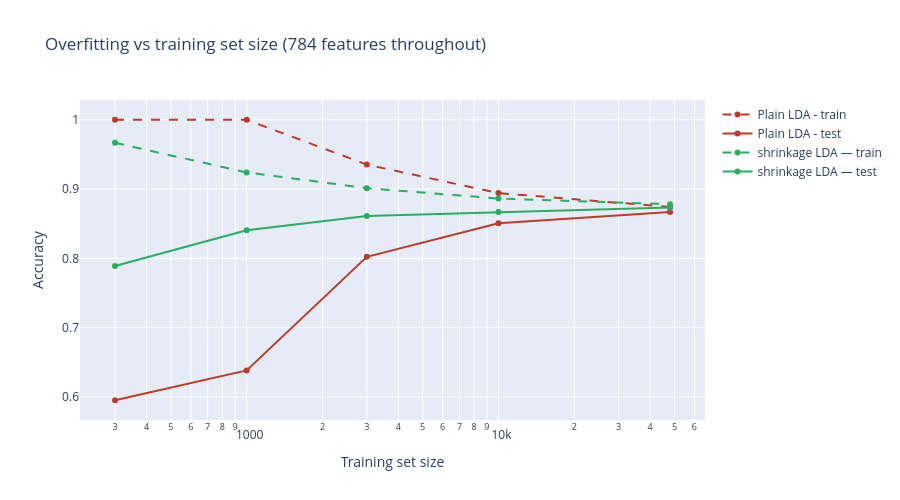

Source (notebook cell):
### Code cell
fig = go.Figure()

# For plain train
fig.add_trace(go.Scatter(x=small_df["n_train"], y=small_df["plain_train"], mode="lines+markers",
                        name="Plain LDA - train", line=dict(color="#c0392b", dash="dash")))

# For Plain test
fig.add_trace(go.Scatter(x=small_df["n_train"], y=small_df["plain_test"], mode="lines+markers",
                        name="Plain LDA - test", line=dict(color="#c0392b")))


# For shrunk train
fig.add_trace(go.Scatter(x=small_df["n_train"], y=small_df["shrinkage_train"], mode="lines+markers",
                        name="shrinkage LDA — train", line=dict(color="#27ae60", dash="dash")))

# For shrunk test
fig.add_trace(go.Scatter(x=small_df["n_train"], y=small_df["shrinkage_test"], mode="lines+markers",
                        name="shrinkage LDA — test", line=dict(color="#27ae60")))

fig.update_layout(title = "Overfitting vs training set size (784 features throughout)",
                xaxis_title = "Training set size",
                xaxis_type="log",
                yaxis_title="Accuracy", height= 500, hovermode="x unified")

### Figure 1 — Plotly figure (JSON) as saved in the notebook; plotly's stock layout.template omitted (floating-point values rounded to 4 significant figures)
{"data": [{"line": {"color": "#c0392b", "dash": "dash"}, "mode": "lines+markers", "name": "Plain LDA - train", "type": "scatter", "x": [300, 1000, 3000, 10000, 48000], "y": [1.0, 1.0, 0.9353, 0.8942, 0.8742]}, {"line": {"color": "#c0392b"}, "mode": "lines+markers", "name": "Plain LDA - test", "type": "scatter", "x": [300, 1000, 3000, 10000, 48000], "y": [0.5953, 0.6384, 0.8023, 0.8507, 0.8668]}, {"line": {"color": "#27ae60", "dash": "dash"}, "mode": "lines+markers", "name": "shrinkage LDA — train", "type": "scatter", "x": [300, 1000, 3000, 10000, 48000], "y": [0.9667, 0.924, 0.9013, 0.8863, 0.8782]}, {"line": {"color": "#27ae60"}, "mode": "lines+markers", "name": "shrinkage LDA — test", "type": "scatter", "x": [300, 1000, 3000, 10000, 48000], "y": [0.7891, 0.8404, 0.8612, 0.867, 0.8735]}], "layout": {"height": 500, "hovermode": "x unified", "title": {"text": "Overfitting vs training set size (784 features throughout)"}, "xaxis": {"title": {"text": "Training set size"}, "type": "log"}, "yaxis": {"title": {"text": "Accuracy"}}}}
